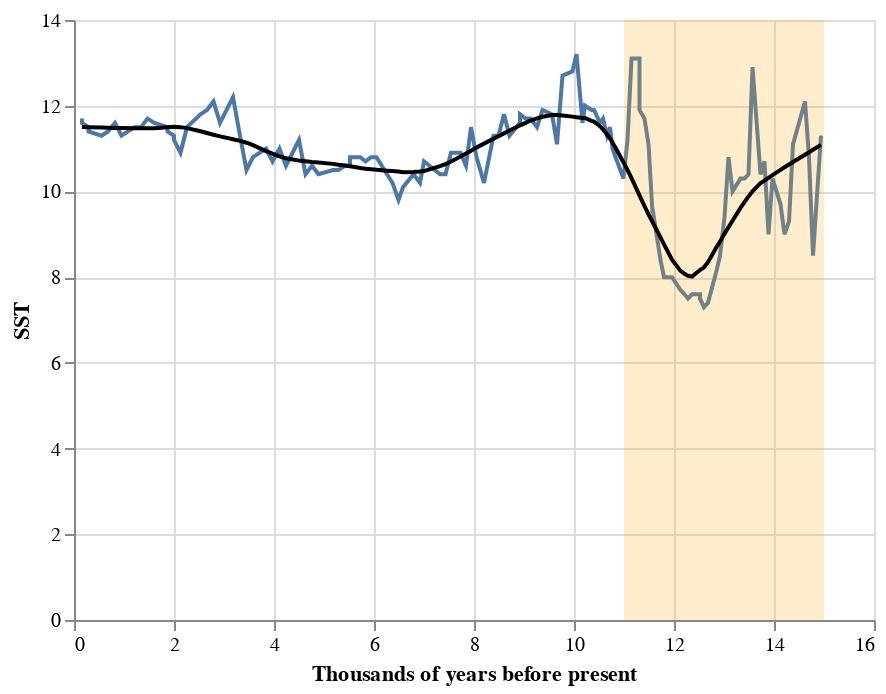

Notebook code cell kept with this figure:
### Markdown cell above
### Conditioning on a climate event

There was a major climate event during the time span covered by the diatom data. The oldest data points in the diatom data correspond to the end of the Pleistocene epoch (ice age), at which time there was a pronounced warming (Late Glacial Interstadial, 14.7 - 12.9 KyrBP) followed by a return to glacial conditions (Younger Dryas, 12.9 - 11.7 KyrBP). 

This fluctuation can be seen from temperature reconstructions. Below is a plot of sea surface temperature reconstructions off the coast of Northern California. Data come from the following source:

> Barron *et al.*, 2003. Northern Coastal California High Resolution Holocene/Late Pleistocene Oceanographic Data. IGBP PAGES/World Data Center for Paleoclimatology. Data Contribution Series # 2003-014. NOAA/NGDC Paleoclimatology Program, Boulder CO, USA.

The shaded region indicates the time window with unusually large flucutations in sea surface temperature; this window roughly corresponds to the dates of the climate event.

### Code cell
# import sea surface temp reconstruction
seatemps = pd.read_csv('data/barron-sst.csv')

# line plot of time series
line = alt.Chart(seatemps).mark_line().encode(
    x = alt.X('Age', title = 'Thousands of years before present'),
    y = 'SST'
)

# highlight region with large variations
highlight = alt.Chart(
    pd.DataFrame(
        {'SST': np.linspace(0, 14, 100), 
         'upr': np.repeat(11, 100), 
         'lwr': np.repeat(15, 100)}
    )
).mark_area(opacity = 0.2, color = 'orange').encode(
    y = 'SST',
    x = alt.X('upr', title = 'Thousands of years before present'),
    x2 = 'lwr'
)

# add smooth trend
smooth = line.transform_loess(
    on = 'Age',
    loess = 'SST',
    bandwidth = 0.2
).mark_line(color = 'black')

# layer
line + highlight + smooth

### Figure 1 — Vega-Lite specification as saved in the notebook (floating-point values rounded to 4 significant figures)
{"config": {"view": {"continuousWidth": 400, "continuousHeight": 300}}, "layer": [{"data": {"name": "data-3a58caeda919fa504e554b7173d0eec4"}, "mark": "line", "encoding": {"x": {"field": "Age", "title": "Thousands of years before present", "type": "quantitative"}, "y": {"field": "SST", "type": "quantitative"}}}, {"data": {"name": "data-6cea38239315c3d997ab47994b5133ac"}, "mark": {"type": "area", "color": "orange", "opacity": 0.2}, "encoding": {"x": {"field": "upr", "title": "Thousands of years before present", "type": "quantitative"}, "x2": {"field": "lwr"}, "y": {"field": "SST", "type": "quantitative"}}}, {"data": {"name": "data-3a58caeda919fa504e554b7173d0eec4"}, "mark": {"type": "line", "color": "black"}, "encoding": {"x": {"field": "Age", "title": "Thousands of years before present", "type": "quantitative"}, "y": {"field": "SST", "type": "quantitative"}}, "transform": [{"loess": "SST", "on": "Age", "bandwidth": 0.2}]}], "$schema": "https://vega.github.io/schema/vega-lite/v4.17.0.json", "datasets": {"data-3a58caeda919fa504e554b7173d0eec4": [{"Age": 0.16, "SST": 11.7}, {"Age": 0.16, "SST": 11.6}, {"Age": 0.29, "SST": 11.5}, {"Age": 0.29, "SST": 11.4}, {"Age": 0.55, "SST": 11.3}, {"Age": 0.68, "SST": 11.4}, {"Age": 0.82, "SST": 11.6}, {"Age": 0.95, "SST": 11.3}, {"Age": 1.21, "SST": 11.5}, {"Age": 1.34, "SST": 11.5}, {"Age": 1.47, "SST": 11.7}, {"Age": 1.61, "SST": 11.6}, {"Age": 1.87, "SST": 11.5}, {"Age": 1.87, "SST": 11.4}, {"Age": 2.0, "SST": 11.3}, {"Age": 2.0, "SST": 11.2}, {"Age": 2.13, "SST": 10.9}, {"Age": 2.26, "SST": 11.5}, {"Age": 2.53, "SST": 11.8}, {"Age": 2.66, "SST": 11.9}, {"Age": 2.79, "SST": 12.1}, {"Age": 2.92, "SST": 11.6}, {"Age": 3.18, "SST": 12.2}, {"Age": 3.32, "SST": 11.3}, {"Age": 3.45, "SST": 10.5}, {"Age": 3.58, "SST": 10.8}, {"Age": 3.58, "SST": 10.8}, {"Age": 3.58, "SST": 10.8}, {"Age": 3.84, "SST": 11.0}, {"Age": 3.97, "SST": 10.7}, {"Age": 4.11, "SST": 11.0}, {"Age": 4.24, "SST": 10.6}, {"Age": 4.5, "SST": 11.2}, {"Age": 4.63, "SST": 10.4}, {"Age": 4.76, "SST": 10.6}, {"Age": 4.89, "SST": 10.4}, {"Age": 5.18, "SST": 10.5}, {"Age": 5.29, "SST": 10.5}, {"Age": 5.42, "SST": 10.6}, {"Age": 5.52, "SST": 10.6}, {"Age": 5.52, "SST": 10.8}, {"Age": 5.73, "SST": 10.8}, {"Age": 5.83, "SST": 10.7}, {"Age": 5.94, "SST": 10.8}, {"Age": 6.05, "SST": 10.8}, {"Age": 6.26, "SST": 10.4}, {"Age": 6.37, "SST": 10.2}, {"Age": 6.49, "SST": 9.8}, {"Age": 6.58, "SST": 10.1}, {"Age": 6.79, "SST": 10.4}, {"Age": 6.92, "SST": 10.2}, {"Age": 6.92, "SST": 10.2}, {"Age": 7.0, "SST": 10.7}, {"Age": 7.11, "SST": 10.6}, {"Age": 7.32, "SST": 10.4}, {"Age": 7.43, "SST": 10.4}, {"Age": 7.54, "SST": 10.9}, {"Age": 7.73, "SST": 10.9}, {"Age": 7.84, "SST": 10.6}, {"Age": 7.94, "SST": 11.5}, {"Age": 8.05, "SST": 10.8}, {"Age": 8.2, "SST": 10.2}, {"Age": 8.39, "SST": 11.3}, {"Age": 8.49, "SST": 11.3}, {"Age": 8.6, "SST": 11.8}, {"Age": 8.71, "SST": 11.3}, {"Age": 8.92, "SST": 11.6}, {"Age": 8.92, "SST": 11.8}, {"Age": 9.03, "SST": 11.7}, {"Age": 9.13, "SST": 11.7}, {"Age": 9.26, "SST": 11.5}, {"Age": 9.37, "SST": 11.9}, {"Age": 9.56, "SST": 11.8}, {"Age": 9.66, "SST": 11.1}, {"Age": 9.77, "SST": 12.7}, {"Age": 9.97, "SST": 12.8}, {"Age": 10.05, "SST": 13.2}, {"Age": 10.17, "SST": 11.6}, {"Age": 10.22, "SST": 12.0}, {"Age": 10.35, "SST": 11.9}, {"Age": 10.4, "SST": 11.9}, {"Age": 10.52, "SST": 11.6}, {"Age": 10.58, "SST": 11.7}, {"Age": 10.66, "SST": 11.3}, {"Age": 10.72, "SST": 11.5}, {"Age": 10.77, "SST": 11.0}, {"Age": 10.83, "SST": 10.8}, {"Age": 10.99, "SST": 10.3}, {"Age": 11.07, "SST": 11.2}, {"Age": 11.15, "SST": 13.1}, {"Age": 11.31, "SST": 13.1}, {"Age": 11.31, "SST": 11.9}, {"Age": 11.41, "SST": 11.7}, {"Age": 11.49, "SST": 11.1}, {"Age": 11.57, "SST": 9.5}, {"Age": 11.57, "SST": 9.6}, {"Age": 11.73, "SST": 8.4}, {"Age": 11.8, "SST": 8.0}, {"Age": 11.96, "SST": 8.0}, {"Age": 12.13, "SST": 7.7}, {"Age": 12.21, "SST": 7.6}, {"Age": 12.28, "SST": 7.5}, {"Age": 12.36, "SST": 7.6}, {"Age": 12.52, "SST": 7.6}, {"Age": 12.52, "SST": 7.5}, {"Age": 12.6, "SST": 7.3}, {"Age": 12.68, "SST": 7.4}, {"Age": 12.84, "SST": 8.1}, {"Age": 12.92, "SST": 8.5}, {"Age": 13.01, "SST": 9.4}, {"Age": 13.09, "SST": 10.8}, {"Age": 13.17, "SST": 10.0}, {"Age": 13.33, "SST": 10.3}, {"Age": 13.41, "SST": 10.3}, {"Age": 13.49, "SST": 10.4}, {"Age": 13.57, "SST": 12.9}, {"Age": 13.73, "SST": 10.4}, {"Age": 13.81, "SST": 10.7}, {"Age": 13.89, "SST": 9.0}, {"Age": 13.97, "SST": 10.3}, {"Age": 14.13, "SST": 9.7}, {"Age": 14.21, "SST": 9.0}, {"Age": 14.3, "SST": 9.3}, {"Age": 14.38, "SST": 11.1}, {"Age": 14.62, "SST": 12.1}, {"Age": 14.7, "SST": 10.8}, {"Age": 14.78, "SST": 8.5}, {"Age": 14.94, "SST": 11.3}], "data-6cea38239315c3d997ab47994b5133ac": [{"SST": 0.0, "upr": 11, "lwr": 15}, {"SST": 0.1414, "upr": 11, "lwr": 15}, {"SST": 0.2828, "upr": 11, "lwr": 15}, {"SST": 0.4242, "upr": 11, "lwr": 15}, {"SST": 0.5657, "upr": 11, "lwr": 15}, {"SST": 0.7071, "upr": 11, "lwr": 15}, {"SST": 0.8485, "upr": 11, "lwr": 15}, {"SST": 0.9899, "upr": 11, "lwr": 15}, {"SST": 1.131, "upr": 11, "lwr": 15}, {"SST": 1.273, "upr": 11, "lwr": 15}, {"SST": 1.414, "upr": 11, "lwr": 15}, {"SST": 1.556, "upr": 11, "lwr": 15}, {"SST": 1.697, "upr": 11, "lwr": 15}, {"SST": 1.838, "upr": 11, "lwr": 15}, {"SST": 1.98, "upr": 11, "lwr": 15}, {"SST": 2.121, "upr": 11, "lwr": 15}, {"SST": 2.263, "upr": 11, "lwr": 15}, {"SST": 2.404, "upr": 11, "lwr": 15}, {"SST": 2.545, "upr": 11, "lwr": 15}, {"SST": 2.687, "upr": 11, "lwr": 15}, {"SST": 2.828, "upr": 11, "lwr": 15}, {"SST": 2.97, "upr": 11, "lwr": 15}, {"SST": 3.111, "upr": 11, "lwr": 15}, {"SST": 3.253, "upr": 11, "lwr": 15}, {"SST": 3.394, "upr": 11, "lwr": 15}, {"SST": 3.535, "upr": 11, "lwr": 15}, {"SST": 3.677, "upr": 11, "lwr": 15}, {"SST": 3.818, "upr": 11, "lwr": 15}, {"SST": 3.96, "upr": 11, "lwr": 15}, {"SST": 4.101, "upr": 11, "lwr": 15}, {"SST": 4.242, "upr": 11, "lwr": 15}, {"SST": 4.384, "upr": 11, "lwr": 15}, {"SST": 4.525, "upr": 11, "lwr": 15}, {"SST": 4.667, "upr": 11, "lwr": 15}, {"SST": 4.808, "upr": 11, "lwr": 15}, {"SST": 4.949, "upr": 11, "lwr": 15}, {"SST": 5.091, "upr": 11, "lwr": 15}, {"SST": 5.232, "upr": 11, "lwr": 15}, {"SST": 5.374, "upr": 11, "lwr": 15}, {"SST": 5.515, "upr": 11, "lwr": 15}, {"SST": 5.657, "upr": 11, "lwr": 15}, {"SST": 5.798, "upr": 11, "lwr": 15}, {"SST": 5.939, "upr": 11, "lwr": 15}, {"SST": 6.081, "upr": 11, "lwr": 15}, {"SST": 6.222, "upr": 11, "lwr": 15}, {"SST": 6.364, "upr": 11, "lwr": 15}, {"SST": 6.505, "upr": 11, "lwr": 15}, {"SST": 6.646, "upr": 11, "lwr": 15}, {"SST": 6.788, "upr": 11, "lwr": 15}, {"SST": 6.929, "upr": 11, "lwr": 15}, {"SST": 7.071, "upr": 11, "lwr": 15}, {"SST": 7.212, "upr": 11, "lwr": 15}, {"SST": 7.354, "upr": 11, "lwr": 15}, {"SST": 7.495, "upr": 11, "lwr": 15}, {"SST": 7.636, "upr": 11, "lwr": 15}, {"SST": 7.778, "upr": 11, "lwr": 15}, {"SST": 7.919, "upr": 11, "lwr": 15}, {"SST": 8.061, "upr": 11, "lwr": 15}, {"SST": 8.202, "upr": 11, "lwr": 15}, {"SST": 8.343, "upr": 11, "lwr": 15}, {"SST": 8.485, "upr": 11, "lwr": 15}, {"SST": 8.626, "upr": 11, "lwr": 15}, {"SST": 8.768, "upr": 11, "lwr": 15}, {"SST": 8.909, "upr": 11, "lwr": 15}, {"SST": 9.051, "upr": 11, "lwr": 15}, {"SST": 9.192, "upr": 11, "lwr": 15}, {"SST": 9.333, "upr": 11, "lwr": 15}, {"SST": 9.475, "upr": 11, "lwr": 15}, {"SST": 9.616, "upr": 11, "lwr": 15}, {"SST": 9.758, "upr": 11, "lwr": 15}, {"SST": 9.899, "upr": 11, "lwr": 15}, {"SST": 10.04, "upr": 11, "lwr": 15}, {"SST": 10.18, "upr": 11, "lwr": 15}, {"SST": 10.32, "upr": 11, "lwr": 15}, {"SST": 10.46, "upr": 11, "lwr": 15}, {"SST": 10.61, "upr": 11, "lwr": 15}, {"SST": 10.75, "upr": 11, "lwr": 15}, {"SST": 10.89, "upr": 11, "lwr": 15}, {"SST": 11.03, "upr": 11, "lwr": 15}, {"SST": 11.17, "upr": 11, "lwr": 15}, {"SST": 11.31, "upr": 11, "lwr": 15}, {"SST": 11.45, "upr": 11, "lwr": 15}, {"SST": 11.6, "upr": 11, "lwr": 15}, {"SST": 11.74, "upr": 11, "lwr": 15}, {"SST": 11.88, "upr": 11, "lwr": 15}, {"SST": 12.02, "upr": 11, "lwr": 15}, {"SST": 12.16, "upr": 11, "lwr": 15}, {"SST": 12.3, "upr": 11, "lwr": 15}, {"SST": 12.44, "upr": 11, "lwr": 15}, {"SST": 12.59, "upr": 11, "lwr": 15}, {"SST": 12.73, "upr": 11, "lwr": 15}, {"SST": 12.87, "upr": 11, "lwr": 15}, {"SST": 13.01, "upr": 11, "lwr": 15}, {"SST": 13.15, "upr": 11, "lwr": 15}, {"SST": 13.29, "upr": 11, "lwr": 15}, {"SST": 13.43, "upr": 11, "lwr": 15}, {"SST": 13.58, "upr": 11, "lwr": 15}, {"SST": 13.72, "upr": 11, "lwr": 15}, {"SST": 13.86, "upr": 11, "lwr": 15}, {"SST": 14.0, "upr": 11, "lwr": 15}]}}
